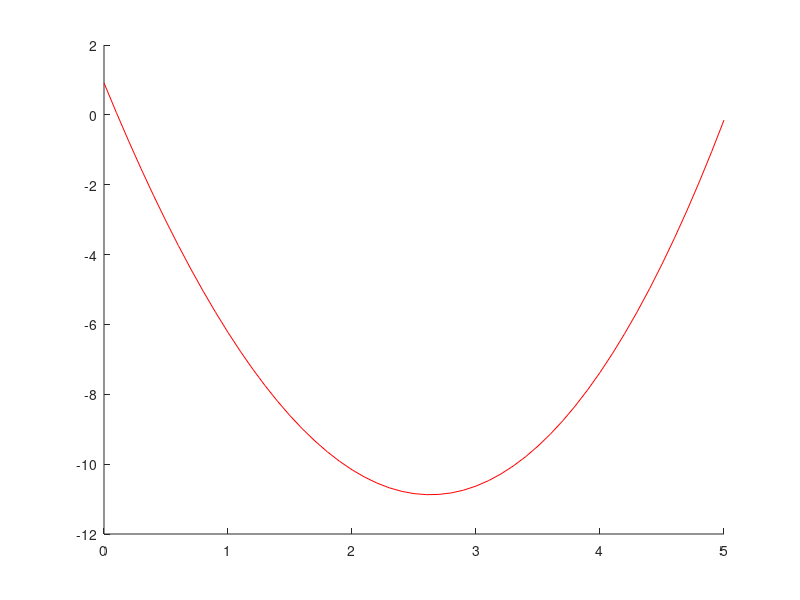

This chart was generated by the following MATLAB code: (Note: this script raises an error after producing the figure.)
% Lineare Regression

function MyLinearRegression()

    %% preinitialisation and setup
    clc, clear, close all
    x_start = 0;
    x_end = 5;
    x_interval = 0.1;
    G = 10;
    [x,y]=generateXY(x_start,x_end,x_interval,G);

    mu = 0;
    Sigma = 0.7;
    [x_t,t]=generateTrainingsSet(x,y,G,mu,Sigma);
    y_t = t';
    dimension_start = 3;
    dimension_end = 9;
    lambda = 0.0001;
    
    %%plotData(x,y,x_t,t,y_star_3,y_star_4);
    %
    W_star = trans_x_comp_w_star(x_t,y_t,lambda,dimension_start, dimension_end);
    Y_star = createPolynomValuesW(x,W_star);

    no_figure_Y_star = 10;
    plotDataY_star(x,Y_star, x_t, y_t, dimension_start, no_figure_Y_star);

    % % test of online LMS
    %E_threshold = 0.01;
    %lambda = 0.05;
    %A_3 = createA(x_t,3);
    %w_online_3 = onlineLMS(A_3, y_t ,lambda, E_threshold);
    %[Y_online, its_online] = createPolynomValuesW(x,w_online_3);
    
    %% 1.2.2.I - determine w_online_3    
    lambda = 0.001;
    A_3 = createA(x_t,3);
    E_threshold = 0.01;
    maxIts = 200;
    
    [w_online_3, its_online_3]= onlineLMS(A_3, y_t ,lambda, E_threshold, maxIts);
    
    % y_online_3 determined via onlineLMS
    y_online_3 = createPolynomValues(x,w_online_3);    
    
    %% 1.2.2.II - determine w^* of quadric error function    
    w_star_3 = compute_w_star(A_3,y_t,lambda);
    
    % y_star_3 determined via pseudoinverse
    y_star_3 = createPolynomValues(x,w_star_3);
    
    % plot y, t, y_online_3 and y_star_3
    no_figureLinReg = 50;
    plotLinearRegressionResults(x, y, t, y_online_3, y_star_3, 3, no_figureLinReg);
    
    %% 1.2.2.III - test influence of lambda on convergence of online LMS
    Lambdas = 0.001:0.001:10;
    [m_l,n_l]=size(Lambdas);
    
    %treshold_E_ratio = 1.01;
    Its_online_3 = zeros(1,n_l);
    W_online_3 = zeros(4,n_l);
    for index_lambda=1:n_l    
        [w_online_3, its_online_3]= onlineLMS(A_3, y_t ,Lambdas(index_lambda), E_threshold, maxIts);
        Its_online_3(1,index_lambda) = its_online_3;
        W_online_3(:,index_lambda) = w_online_3;
    end
    
    % display iterations vs. lambda
    no_lambdaFigure = 100;
    plotIterationsVsLambda(Its_online_3, Lambdas, no_lambdaFigure);
    
    %% 1.2.3.I - determine mu and Sigma of w^* coefficients
    %lambda = 0.001;
    %dimension_start = 3;
    %dimension_end = 9;
    dimension_delta = dimension_end - dimension_start + 1;
    %mu = 0;
    %Sigma = 0.7;
    no_trainingsSets = 2000;
    
    WW_star = zeros(dimension_end+1,dimension_delta,no_trainingsSets);
    
    for index_trainingsSet=1:no_trainingsSets
        % determine new trainingsset
        [x_t,t]=generateTrainingsSet(x,y,G,mu,Sigma);
        y_t = t';
        % determine w_star for given dimensions
        W_star = trans_x_comp_w_star(x_t,y_t,lambda,dimension_start, dimension_end);
        % track all w_stars for given trainingsset
        WW_star(:,:,index_trainingsSet)=W_star;
    end
    
    %calculate mu and Sigma over given w_stars
    Variances = zeros(dimension_end+1,dimension_delta);
    Deviations = zeros(dimension_end+1,dimension_delta);
    for index_dimension=1:dimension_delta
        % generate correct matrix for specific dimension
        dim_w = dimension_start+index_dimension;
        W_dim_trainings = WW_star(1:dim_w,index_dimension,:);
        W_trainings = reshape(W_dim_trainings,dim_w,no_trainingsSets)';
        % For matrix input X, where each row is an observation, and each column is a variable, 
        % cov(X) is the covariance matrix. diag(cov(X)) is a vector of variances for each column, 
        % and sqrt(diag(cov(X))) is a vector of standard deviations
        vec_variance = diag(cov(W_trainings));
        vec_deviation = sqrt(vec_variance);
        Variances(1:dim_w,index_dimension) = vec_variance;
        Deviations(1:dim_w,index_dimension) = vec_deviation;        
    end
    
    % display Variances and Deviations in a surface plot
    no_figure_Variances = 400;
    figure(no_figure_Variances);
    surf(Variances);
    title('variance of weight coefficient over dimension d');
    xlabel('weight coefficient');
    ylabel('dimension d');
    zlabel('variance');
    
    no_figure_Deviations = 500;
    figure(no_figure_Deviations);
    surf(Deviations);
    title('deviation of weight coefficient over dimension d');
    xlabel('weight coefficient');
    ylabel('dimension d');
    zlabel('deviation');
    
    %% 1.2.3.II - plot for x^*=2 in the medium quadric error dimensions for f_{w^*}(x^*)
    [x_2,y_2]=generateXY(2,2,1,G);
    YY_star = zeros(dimension_delta,no_trainingsSets);
    for index_trainingsSet=1:no_trainingsSets
        W_star = WW_star(:,:,index_trainingsSet);
        Y_star = createPolynomValuesW(x_2,W_star); % column-vector for all dimensions ? 
        YY_star(:,index_trainingsSet) = Y_star;
    end
    
    % search every row in YY_star as medium of given dimension
    y_2_trainingsset = repmat(y_2, no_trainingsSets, 1);
    E = zeros(dimension_delta,1);
    for index_dimension=1:dimension_delta
       y_star_trainingsset = YY_star(index_dimension,:)';
       
       y_2_delta = y_2_trainingsset - y_star_trainingsset;
       e_trainingsset = y_2_delta.^2;
       e = mean(e_trainingsset);
       E(index_dimension)= e;
    end
    
    % plot error E in regards to dimensionality
    no_figure_meanerror = 200;
    plotMeanError(E, dimension_start, dimension_end, no_figure_meanerror);
    
    %%  1.2.3.III - calculate w^* for not pretuberated trainingsset
    mu = 0;
    Sigma = 0;
    [x_t_notPret,t_notPret]=generateTrainingsSet(x,y,G,mu,Sigma);
    y_t_notPret = t_notPret';
    W_star_notPret = trans_x_comp_w_star(x_t_notPret,y_t_notPret,lambda,dimension_start, dimension_end);
    
end

function [x,y]=generateXY(x_start,x_end,x_interval,G)
    x = x_start:x_interval:x_end;
    y = 2.*x.^2-G.*x+1;
end

function [x_t,t] = generateTrainingsSet(x,y,G,my,Sigma)
    % Y=grand(m,n,'nor',Av,Sd) generates random variates from the normal distribution with mean Av (real) and standard deviation Sd (real >= 0)

    %%DAN (-> nur falls 6 random punkte)
    %%x_t = x(randperm(length(x)));
    %%x_t = sort(x_t(1:6));
    x_t = x(1:6:end);
    
    [m,n] = size(x_t);
    % Scilab
    %noise = grand(m,n,'nor',my, Sigma);
    % Matlab
    %noise = normrnd(my, Sigma,m,n);
    
    %% DAN matlab < 2014:
    noise = randn(m,n)*Sigma + my;
    y_t = 2*x_t.^2-G*x_t+1;
    t = y_t + noise;    
end

function plotData(x,y,x_t,t,y_star, y_star_II)
    clf;
    %set(gca(),"auto_clear","off");
    plot(x,y,'ro-',x_t,t,'bo-',x,y_star,'go-',x,y_star_II,'co-');
    %set(gca(),"auto_clear","on");    
end

function plotDataY(x,Y, mode, no_figure, color)
    figure(no_figure);
    plotColors = ['r','g','b','c','m','y'];
    [m,n] = size(Y);
    [i,j] = size(plotColors);
    %clf;
    %set(gca(),"auto_clear","off");
    %hold on;%DAN
    for index=1:m
        if(nargin<5)
            plotArg = strcat([plotColors(mod(index-1,j)+1),mode]);
        else
            plotArg = strcat([color,mode]);
        end
        %plot(x,Y(index,:),'ro-');
        plot(x,Y(index,:),plotArg);
    end
    %hold off;%DAN
    %set(gca(),"auto_clear","on");    
end

function plotDataY_star(x,Y_star, x_t, y_t, dimension_start, no_figure)
    
    plotColors = ['r','g','b','c','m','y'];
    [m,n] = size(Y_star);
    [i,j] = size(plotColors);
    Str_legend =[];
    
    figure(no_figure);
    %set(gca(),"auto_clear","off");
    hold on;
    for index=1:m
        plotArg = strcat([plotColors(mod(index-1,j)+1),'-']);
        plot(x,Y_star(index,:),plotArg);
        Str_legend = [Str_legend, strcat(['f(x) for d=',string(dimension_start+index-1)])];
    end
    plotArg = 'go';
    plot(x_t,y_t,plotArg);
    
    Str_legend = [Str_legend, 'f(x_t) = trainingset'];
    
    title('f(x) of w^* for multiple dimensions d in f(x) over x');
    xlabel('x');
    ylabel('f(x)');
    
    legend(Str_legend);
    
    %set(gca(),"auto_clear","on");
    hold off;
end


function plotIterationsVsLambda(Iterations, Lambdas, no_figure)
    figure(no_figure);
        plotArg = '-r';
    plot(Lambdas,Iterations,plotArg);
    title('Iterations over Lambdas');
    xlabel('Lambda');
    ylabel('Iterations');
end

function plotLinearRegressionResults(x, y, t, y_online, y_star, dimension, no_figure)
    figure(no_figure);
    hold on;
    
    titleStr = strcat('linear regression result for ', int2str(dimension),' dimensional function f(x)');
    
    title(titleStr);
    xlabel('x');
    ylabel('f(x)');
    
    plot(x,y,'-b');
    plot(x,y_online,'-r');
    plot(x,y_star,'-g');
    
    str_org = 'y_{original}';
    str_online = 'y_{online}';
    str_star = 'y_{star}';
    legend(str_org, str_online, str_star, 'Location', 'SouthEast');
        
    hold off; 
end

function plotMeanError(E, dimension_start, dimension_end, no_figure)
    figure(no_figure);
    
    titleStr = strcat('mean error of repititive y^* calculations over dimensions');
    
    title(titleStr);
    xlabel('dimension');
    ylabel('mean error');

    x = dimension_start:dimension_end;
    y = E';
    plot(x,y,'-r');

end


function A = createA(x,d)
    % d ... dimension of polynom
    [m,n] = size(x);
    A = zeros(d,n);
    % transform x into a polynom of degree d
    for index=1:d+1
        A(index,:) = x.^(index-1);
    end    
end

function w_star = compute_w_star(A,y,lambda)
    % create pseudo inverse and compute Aw=b
    % see UNDERSTANDING MACHINE LEARNING, page 94ff
    AAT = A*A';
    b = A*y;
    succ = 0;
    A_plus = [];
    while ~succ
        try
            A_plus = inv(AAT);
            succ = 1;
        catch
            % check if above is not invertible
            [m,n] = size(AAT);
            AAT = lambda*eye(m,n) + AAT;
        end
    end
    w_star = A_plus*b;
end

function y = createPolynomValues(x,w)
    [m,n]=size(x);
    I=ones(m,n);
    y = w(1).*I;
    [m2,n2] = size(w);
    pol_degree = m2 - 1;
    for index=1:pol_degree
        y = y+w(index+1).*x.^index;
    end
end

function Y = createPolynomValuesW(x,W)
    [m,n] = size(W);
    [i,j] = size(x);
    Y = zeros(n,j);
    for index=1:n
        Y(index,:) = createPolynomValues(x,W(:,index));
    end
end

function W_star = trans_x_comp_w_star(x, y, lambda, dimension_start, dimension_end)
    % w_star is a column vector
    % W_star is a list of column vectors
    A_i = createA(x,dimension_start);
    W_star = compute_w_star(A_i,y,lambda);
    for dimension_i=dimension_start+1:dimension_end
        A_i = createA(x,dimension_i);
        % add zero line at the bottom
        [m,n] = size(W_star);
        W_star = cat(1,W_star,zeros(1,n));
        W_star = cat(2,W_star,compute_w_star(A_i,y,lambda));
    end
end

function [w_t, its] = onlineLMS(A,t,lambda, E_threshold, maxIts)
    % implement online learn from formula    
    %w(t+1) = w(t) + lambda* (t(i) - o(i)) * x(i);    
    
    [m,n] = size(A);
    w_t = zeros(m,1);
    E_tm1 = intmax;
    E_t = intmax/2;
    its =0;
    while abs(E_t - E_tm1) > E_threshold && its < maxIts
    %while abs(E_tm1/E_t) > treshold_E_ratio && its < maxIts
        E_tm1 = E_t;
        E_t=0;
        for i_index=1:n
            x_i = A(:,i_index);
            t_i = t(i_index);
            o_i = w_t'*x_i;
            % calculate cost
            E_t = E_t + (t_i-o_i)^2;
            % update w
            w_t = w_t + lambda*(t_i-o_i)*x_i;
        end
        its = its + 1;
    end
end
